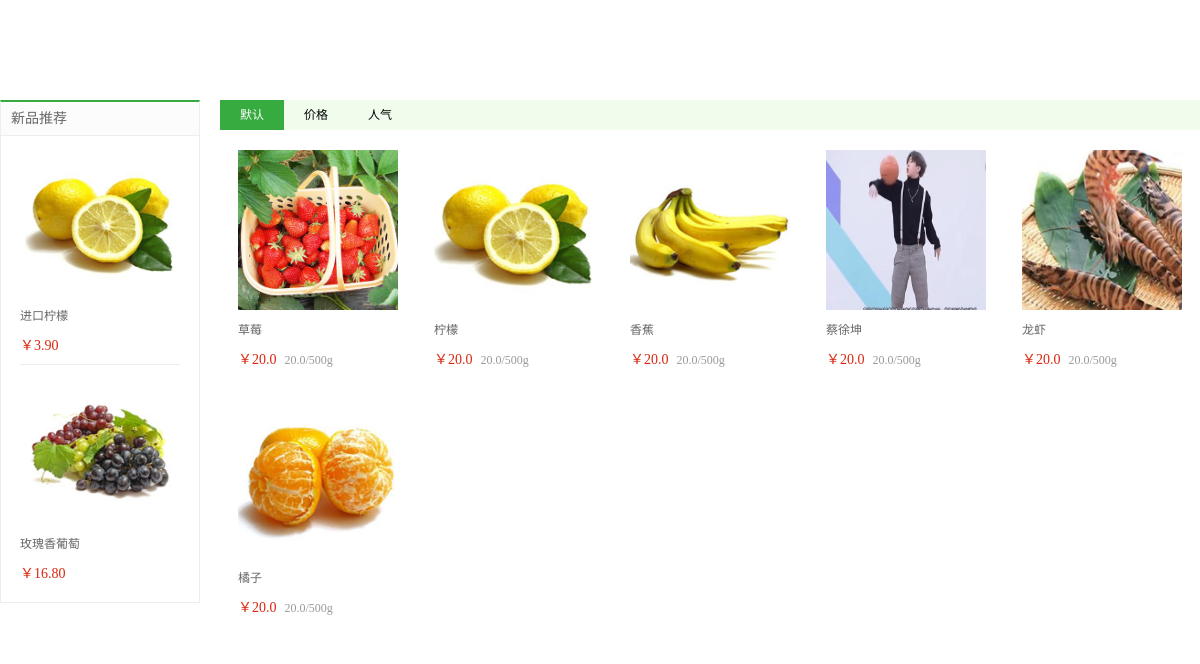
/goods/goodslist/, run on the app's committed database.
### goods/models.py (models this page shows, shortened)
class GoodsInfo(models.Model):
    name= models.CharField(max_length=30, verbose_name=u'商品名称')
    price= models.FloatField(verbose_name=u'商品价格', default=20.0)
    weight=models.IntegerField(verbose_name=u'商品重量', default=500)
    image=models.ImageField(upload_to='upload/%Y/%m', verbose_name=u'商品图片', default='upload/1.jpg')
    isnew=models.BooleanField(verbose_name=u'是否新品', default=False)
    detail=models.TextField(verbose_name=u'商品详情', default='')

### goods/views.py (the view)
# urls.py: path('goodslist/', views.GoodsListView.as_view()),
class GoodsListView(ListView):
    model=GoodsInfo
    template_name='goodslist.html'
    context_object_name='goods'

### templates/goodslist.html (shortened to what this page needs)
<!DOCTYPE html>
<html lang="en">
<head>
    <link rel="stylesheet" href="/static/css/reset.css" type="text/css">
    <link rel="stylesheet" href="/static/css/main.css" type="text/css">
</head>
<body>
    <div class="header" style="height: 100px;"></div>
    <div class="main_wrap clearfix">
        <div class="l_wrap fl clearfix">
            <div class="new_goods">
                <h3>新品推荐</h3>
                <ul>
                    <li>
                        <a href="#"><img src="/static/goods001.jpg" alt=""></a>
                        <h4>
                            <a href="#">进口柠檬</a>
                        </h4>
                        <div class="prize">￥3.90</div>
                    </li>
                    <li>
                        <a href="#"><img src="/static/goods002.jpg" alt=""></a>
                        <h4>
                            <a href="#">玫瑰香葡萄</a>
                        </h4>
                        <div class="prize">￥16.80</div>
                    </li>
                </ul>
            </div>
            </div>
        <div class="r_wrap fr clearfix">
            <div class="sort_bar">
                <a href="$" class="active">默认</a>
                <a href="$">价格</a>
                <a href="$">人气</a>
            </div>
            <ul class="goods_type_list clearfix">
                {% for good in goods %}
                {% if good.isnew == False  %}
                <li>
                    <a href=""><img src="/media/{{good.image}}" alt=""></a>
                    <h4>
                        <a href="#">{{good.name}}</a>
                    </h4>
                        <div class="operate">
                            <span class="prize">￥{{good.price}}</span>
                            <span class="unit">{{good.price}}/{{good.weight}}g</span>
                            <a href="#" class="add_goods" title="加入购物车"></a>
                        </div>
                    </li>
                    {% endif %}
                    {% endfor %}
                </ul>
            </div>
        </div>
    <div class="footer" style="height: 100px;">
    </div>
</body>
</html>

### static/css/main.css (style rules this page uses)
body { font-family:'Microsoft Yahei';font-size:12px;color:#666; }
html,body { height:100% }
.main_wrap { width:1200px;margin:0 auto; }
.l_wrap { width:200px; }
.r_wrap { width:980px; }
.new_goods { border:1px solid #ededed; border-top:2px solid #37ab40; padding-bottom:10px; }
.new_goods h3 { height:33px;line-height:33px;background-color:#fcfcfc;border-bottom:1px solid #ededed;font-size:14px;font-weight:normal;text-indent:10px; }
.new_goods ul { width:160px;margin:0 auto;overflow:hidden; }
.new_goods li { border-bottom:1px solid #ededed;margin-bottom:-1px; }
.new_goods li img { display:block;width:150px;height:150px;margin:10px auto; }
.new_goods li h4 { width:160px;margin:0 auto; }
.new_goods li h4 a { font-weight:normal;color:#666;display:block;width:160px;overflow:hidden;white-space:nowrap;text-overflow:ellipsis; }
.new_goods li .prize { font-size:14px;color:#da260e;margin:10px auto; }
.sort_bar { height:30px;background-color:#f0fdec }
.sort_bar a { display:block;height:30px;line-height:30px;padding:0 20px;float:left;color:#000 }
.sort_bar .active { background-color:#37ab40;color:#fff; }
.goods_type_list { margin:10px auto 0; }
.goods_type_list li { width:196px; float:left; margin-bottom:10px }
.goods_type_list li img { width:160px;height:160px;display:block;margin:10px auto; }
.goods_type_list li h4 { width:160px;margin:0 auto; }
.goods_type_list li h4 a { font-weight:normal;color:#666;display:block;width:160px;overflow:hidden;white-space:nowrap;text-overflow:ellipsis; }
.operate { width:160px;margin:10px auto;position:relative; }
.goods_type_list .operate .prize { color:#da260e; font-size:14px; }
.goods_type_list .operate .unit { color:#999;padding-left:5px; }
.goods_type_list .operate .add_goods { display:inline-block;width:15px;height:15px;background:url(../images/shop_cart.png);position:absolute;right:0;top:3px; }

### data on the page
GoodsInfo: image (picture), name "草莓", price "20.0", weight "500", isnew False (drawn)
GoodsInfo: image (picture), name "柠檬", price "20.0", weight "500", isnew False (drawn)
GoodsInfo: image (picture), name "香蕉", price "20.0", weight "500", isnew False (drawn)
GoodsInfo: image (picture), name "蔡徐坤", price "20.0", weight "500", isnew False (drawn)
GoodsInfo: image (picture), name "龙虾", price "20.0", weight "500", isnew False (drawn)
GoodsInfo: image (picture), name "橘子", price "20.0", weight "500", isnew False (drawn)
